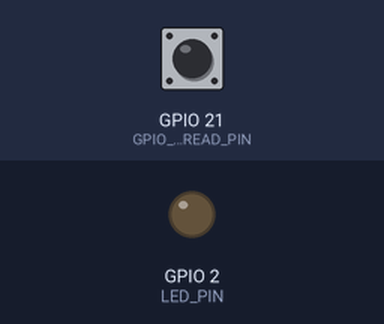
Simulated run of this program. Board: ESP32. Parts: output pins drawn as LEDs (lit = HIGH). Inputs (shaded band) come from the test bench; at power-on: GPIO 21 (GPIO_BUTTON_READ_PIN) HIGH. Nothing arrives over Bluetooth unless stated; a phone connects over Bluetooth LE 3 s after start; what the program prints to the serial monitor is not drawn.

Above: at 1.2 s.
1.3 s: GPIO 21 (GPIO_BUTTON_READ_PIN) pulled LOW for 0.15 s
Timing chart, 0 to 4.3 s (numbered marks = the images above; inputs shaded):
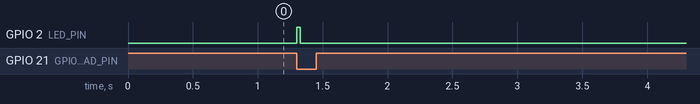

Measured:
- after the input at 1.3 s, GPIO 2 (LED_PIN): LOW → HIGH at once, → LOW 0.03 s later

The program:

main.cpp
```cpp
#include <Arduino.h>
#include <SPI.h>
#include <RFID.h>
#include <BLEDevice.h>
#include <BLEServer.h>
#include <BLEUtils.h>
#include <BLE2902.h>


#define GPIO_BUTTON_READ_PIN 21 // Pin connected to button used to trigger scan (initiates software interrupt)
#define LED_PIN 2 //built in blue LED

// USING VSPI pins (Could also use HSPI miso= 12, mosi= 13, ss= 15 , sck= 14)

// Define the SPI pins for ESP32 - VSPI
#define RFID_SS_PIN   5   // SS pin for RFID reader
#define RFID_RST_PIN  4   // Reset pin for RFID reader (we would need to add a button to do this)

// Define the VSPI pins
#define VSPI_SCK  18  // SCK pin for VSPI
#define VSPI_MISO 19  // MISO pin for VSPI
#define VSPI_MOSI 23  // MOSI pin for VSPI

//the size of the array of integers that will contain the serial number form a card
#define SerNum_Array_Size 5 // ** this can change with different cards **

// Create an instance of the RFID class
RFID rfid(RFID_SS_PIN, RFID_RST_PIN);

volatile bool scanRequested = false;

int serNum[SerNum_Array_Size]; // stores scanned RFID

unsigned long lastDebounceTime; //stores last time button was pressed

unsigned long debounceDelay = 200; //500 millisecond delay

void IRAM_ATTR read_buttonISR() { //ISR routine (sets flag)
  if ((millis() - lastDebounceTime) > debounceDelay) { //if there was more than 500 milliseconds between presses its a valid press (avoids mechanical bounce affect)
  scanRequested = true;
  lastDebounceTime = millis(); //save last time button was pressed
  }
}

//setting up BLE params
BLEServer* pServer = NULL;
BLECharacteristic* pCharacteristic = NULL;
BLE2902 *pBLE2902;

bool deviceConnected = false;
bool oldDeviceConnected = false;

#define SERVICE_UUID        "4fafc201-1fb5-459e-8fcc-c5c9c331914b"
#define CHARACTERISTIC_UUID "beb5483e-36e1-4688-b7f5-ea07361b26a8"

class MyServerCallbacks: public BLEServerCallbacks { //callback to change flag when device connects
    void onConnect(BLEServer* pServer) {
      deviceConnected = true;
    };

    void onDisconnect(BLEServer* pServer) { //callback to change flag when device disconnects
      deviceConnected = false;
    }
};

// Function to setup SPI communication
void Init_SPI() {
  // Initialize SPI communication on VSPI
  SPI.begin();

  // Configure RFID reset pin
  pinMode(RFID_RST_PIN, OUTPUT);

  // Attach interrupt to the interrupt pin
  //read interrupt
  attachInterrupt(digitalPinToInterrupt(GPIO_BUTTON_READ_PIN), read_buttonISR, FALLING); //initiates when we tansition from high to low

  // Reset the RFID reader
  rfid.reset();

  // Set SS pin to high (deselect)
  digitalWrite(RFID_SS_PIN, HIGH);

  // Configure RFID reader settings here
}

void Init_BLE(){
   // Create the BLE Device
  BLEDevice::init("ESP32_RFID");

  // Create the BLE Server
  pServer = BLEDevice::createServer();
  pServer->setCallbacks(new MyServerCallbacks());

  // Create the BLE Service
  BLEService *pService = pServer->createService(SERVICE_UUID);

  // Create a BLE Characteristic
  pCharacteristic = pService->createCharacteristic(CHARACTERISTIC_UUID, BLECharacteristic::PROPERTY_NOTIFY);

  // Start the service
  pService->start();

  // Start advertising
  BLEAdvertising *pAdvertising = BLEDevice::getAdvertising();
  pAdvertising->addServiceUUID(SERVICE_UUID);
  pAdvertising->setScanResponse(false);
  pAdvertising->setMinPreferred(0x0);  // set value to 0x00 to not advertise this parameter
  BLEDevice::startAdvertising();
  Serial.println("BLE setup complete");
}

void setup() {
  // Initialize Serial Monitor
  Serial.begin(9600);

  // Call init_SPI function to initialize SPI communication
  Init_SPI(); //*** must do this before initializing rfid module ***

  // initialize RFID
  rfid.init();;

  // Set LED to output
  pinMode(LED_PIN, OUTPUT);
  // Set button gpio pin to input
  pinMode(GPIO_BUTTON_READ_PIN, INPUT_PULLUP);//read

  //turn off LED
  digitalWrite(LED_PIN, LOW);

  //BLE initialization
  Init_BLE();

}

void loop() {
  if (scanRequested) {
    //turn on LED
    digitalWrite(LED_PIN, HIGH);
    // Select RFID reader
    digitalWrite(RFID_SS_PIN, LOW);

    if(rfid.isCard()){ // Checks if a card is near the scanner
      //Serial.println("Step 1");

      if(rfid.readCardSerial()){ //reads the number from the card
        //Serial.println("Step 2");

        // move into our serNum[] variable outside the rfid class so we can do more processing and send via bluetooth
        for (int i = 0; i < SerNum_Array_Size; i++) {
          //Serial.println(i);
          serNum[i] = rfid.serNum[i];
        }

        //print card number
        Serial.println("Detected Card: ");
        for (int i = 0; i < SerNum_Array_Size; i++) {
          Serial.print(serNum[i]);
          Serial.print(" ");
        }
        Serial.println("");
      }
      else{
        Serial.println(" Error: Unable To Read Card Serial Number");
      }

    }
    else{
      Serial.println("Error: No Card Detected");
    }

    // Deselect RFID reader
    digitalWrite(RFID_SS_PIN, HIGH);

    //turn off LED
    digitalWrite(LED_PIN, LOW);

    if (deviceConnected) {
      for (int i = 0; i < SerNum_Array_Size; i++) {
        pCharacteristic->setValue(serNum[i]);
        pCharacteristic->notify();
        delay(1000);
        }
    }
    //reset flag
    scanRequested = false;

    rfid.halt(); //stop RFID reader

  }
  // when a device disconnects we advertise so someone else can connect
  if (!deviceConnected && oldDeviceConnected) {
        delay(500); // give the bluetooth stack time
        pServer->startAdvertising(); // restart advertising
        Serial.println("restarted advertising");
        oldDeviceConnected = deviceConnected;
    }
  // when device connects we set flags to indicate so
  if (deviceConnected && !oldDeviceConnected) {
        oldDeviceConnected = deviceConnected;
    }

}
```
